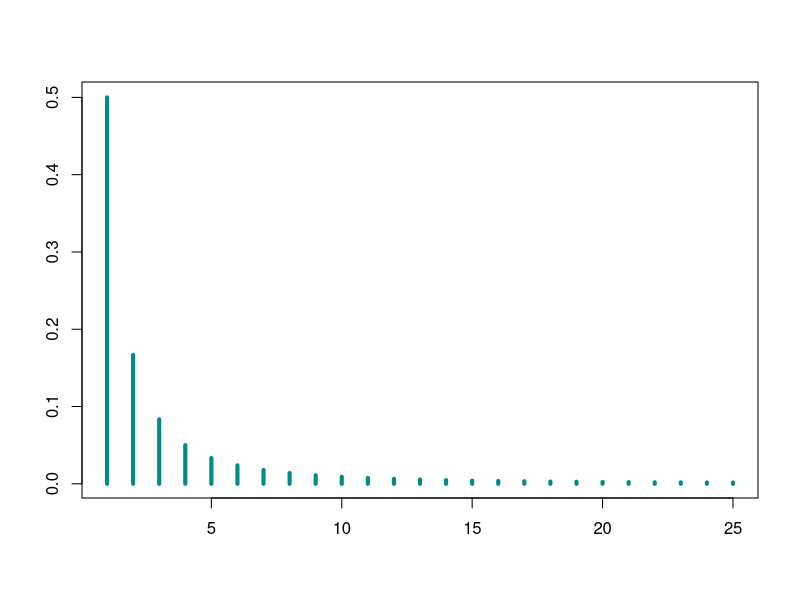

The R script that drew this image: (Note: this script raises an error after producing the figure.)
# Exercise 1 Stopping time   ----------------------------- 
rm(list=ls())
set.seed(13112221)

##### FAST Algortithm #####
Sim <- c(100, 1000, 10000, 100000, 1000000, 10000000)  # vector of the size 
fin <- c()    # inizialize the the vector of the result
timing_fun <- function(s){
  beg <- Sys.time()     # starting time
  stop_simulations <-  rgeom(n = s, prob = runif(n = s))   # run the simulation
  fin <- Sys.time() - beg #ending time
  return(fin)
}

results <- sapply(Sim , timing_fun)

tab_time <- data.frame (Simulation_size  = c("100", "1000", "10000", "100000", "1000000", "10000000") , Computational_time = results  )   # creating the dataframe of the results
tab_time
paste("The median speed over M is : " , median(results))
##### Analysis ######


# True marginal PMF of T
pT <- function(t)  1/(t*(t+1))

# Plot it zooming in between t = 1 and t = 25
t_seq <- 1:25

# True PMF of T
plot(t_seq, pT(t_seq), 
     type = "h",
     lwd = 4,
     col = "cyan4",
     ylab = expression(p[T]),
     xlab = "t",
     main = "Marginal of the Stopping Time",
     sub = paste("Simulation size:", M))

points(t_seq, pT(t_seq), pch = 21, 
       col = "black", bg = "darkgoldenrod2", cex = 1.5)

# Simulative approximation to the PMF of T
points(t_seq, p_hat[t_seq], pch = 24, 
       col = "black", bg = "yellow", cex = .7)


step_size = 10
ave_step  = seq(1, length(t_data), step_size)
ave_vec = rep(NA, length(ave_step))

t <- 0
for (i in ave_step){
  t <- t + 1
  ave_vec[t] = mean( t_data[1:i] )
}


plot(ave_vec , main = "Average stopping time",
     xlab = "step", ylab = "Averege stopping time",
     sub = "Simulation study", col = "steelblue" , type = "l" , lwd =3)
grid()

##### Computational Analysis #####

Sim <- c(100, 1000, 10000, 100000, 1000000, 10000000 )  # vector of the size 
M <- 100    # Simulation size
diff <- matrix(NA , nrow =  length(Sim) , ncol = M )       # inizialize the the vector of the result


for (j in 1:M){
  i <- 1
  for (s in Sim){    
    stop_simulations <-  rgeom(n = s, prob = runif(n = s))   # run the simulation
    p_hat <- proportions(table(stop_simulations))
    
    diff[i,j] <- mean(pT(t_seq) - p_hat[t_seq], na.rm = T) 
    diff
    i <- i + 1
}
}



plot(diff[1,] , ylim = c(-0.009,0.009), type = "l" , main = "Error") 
points(diff[2,] , col = 'blue' , type = "l")
points(diff[3,] , col = 'red', type = "l")  
points(diff[4,] , col = 'green', type = "l")
points(diff[5,] , col = "pink", type = "l")




hist(diff[1,])
hist(diff[2,])
hist(diff[3,])
hist(diff[4,])
hist(diff[5,])
hist(diff[6,])


#####